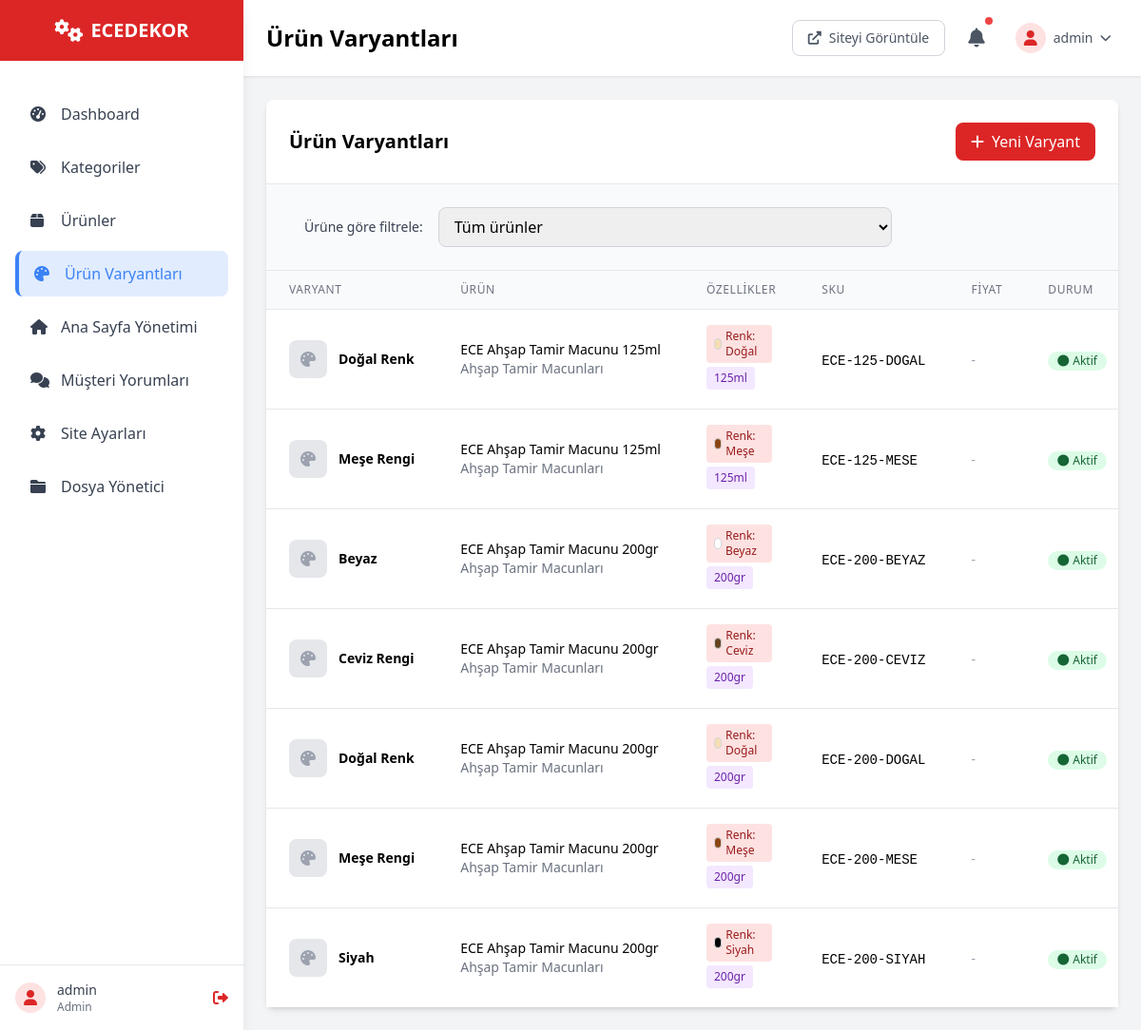
Page /admin/variants.php (signed in) on the committed database.
### tables this page shows
CREATE TABLE `product_variants` (
  `id` int(11) NOT NULL AUTO_INCREMENT,
  `product_id` int(11) NOT NULL,
  `name` varchar(255) NOT NULL,
  `color` varchar(100),
  `size` varchar(100),
  `weight` varchar(100),
  `sku` varchar(100),
  `price` decimal(10,2),
  `image` varchar(500),
  `is_active` tinyint(1) DEFAULT 1,
  `sort_order` int(11) DEFAULT 0,
  `created_at` timestamp NOT NULL DEFAULT CURRENT_TIMESTAMP,
  `updated_at` timestamp NOT NULL DEFAULT CURRENT_TIMESTAMP ON UPDATE CURRENT_TIMESTAMP,
  PRIMARY KEY (`id`),
  KEY `product_id` (`product_id`),
  CONSTRAINT `product_variants_ibfk_1` FOREIGN KEY (`product_id`) REFERENCES `products` (`id`) ON DELETE CASCADE
);

CREATE TABLE `products` (
  `id` int(11) NOT NULL AUTO_INCREMENT,
  `category_id` int(11) NOT NULL,
  `name` varchar(255) NOT NULL,
  `slug` varchar(255) NOT NULL,
  `short_description` text,
  `description` longtext,
  `features` longtext,
  `usage_instructions` longtext,
  `main_image` varchar(500),
  `sort_order` int(11) DEFAULT 0,
  `is_active` tinyint(1) DEFAULT 1,
  `created_at` timestamp NOT NULL DEFAULT CURRENT_TIMESTAMP,
  `updated_at` timestamp NOT NULL DEFAULT CURRENT_TIMESTAMP ON UPDATE CURRENT_TIMESTAMP,
  PRIMARY KEY (`id`),
  UNIQUE KEY `slug` (`slug`),
  KEY `category_id` (`category_id`),
  CONSTRAINT `products_ibfk_1` FOREIGN KEY (`category_id`) REFERENCES `categories` (`id`) ON DELETE CASCADE
);

CREATE TABLE `categories` (
  `id` int(11) NOT NULL AUTO_INCREMENT,
  `name` varchar(255) NOT NULL,
  `slug` varchar(255) NOT NULL,
  `description` text,
  `image` varchar(500),
  `sort_order` int(11) DEFAULT 0,
  `is_active` tinyint(1) DEFAULT 1,
  `created_at` timestamp NOT NULL DEFAULT CURRENT_TIMESTAMP,
  `updated_at` timestamp NOT NULL DEFAULT CURRENT_TIMESTAMP ON UPDATE CURRENT_TIMESTAMP,
  PRIMARY KEY (`id`),
  UNIQUE KEY `slug` (`slug`)
);

### includes/config.php (called while the page is built, shortened)
<?php
try {
    $pdo = new PDO(
        "mysql:host=" . DB_HOST . ";dbname=" . DB_NAME . ";charset=utf8mb4",
        DB_USERNAME,
        DB_PASSWORD,
        [
            PDO::ATTR_ERRMODE => PDO::ERRMODE_EXCEPTION,
            PDO::ATTR_DEFAULT_FETCH_MODE => PDO::FETCH_ASSOC,
            PDO::ATTR_EMULATE_PREPARES => false,
        ]
    );
} catch (PDOException $e) {
    die("Database connection failed: " . $e->getMessage());
}
function query($sql, $params = []) {
    global $pdo;
    try {
        $stmt = $pdo->prepare($sql);
        $stmt->execute($params);
        return $stmt;
    } catch (PDOException $e) {
        error_log("Database query error: " . $e->getMessage());
        return false;
    }
}
function fetchAll($sql, $params = []) {
    $stmt = query($sql, $params);
    return $stmt ? $stmt->fetchAll() : [];
}
?>

### admin/variants.php (the view, shortened to what this page needs)
<?php
require_once '../includes/config.php';
$action = $_GET['action'] ?? 'list';
$product_id = $_GET['product_id'] ?? 0;
if ($action === 'list') {
    $whereClause = '';
    $params = [];
    $variants = fetchAll("
        SELECT pv.*, p.name as product_name, c.name as category_name
        FROM product_variants pv
        JOIN products p ON pv.product_id = p.id
        JOIN categories c ON p.category_id = c.id
        $whereClause
        ORDER BY c.name, p.name, pv.sort_order, pv.name
    ", $params);
}
include 'includes/header.php';
?>
<?php if ($action === 'list'): ?>
    <div class="bg-white rounded-lg shadow-md card">
        <div class="p-6 border-b border-gray-200">
            <div class="flex items-center justify-between">
                <div>
                    <h2 class="text-xl font-semibold text-black">Ürün Varyantları</h2>
                </div>
                <div class="flex space-x-2">
                    <?php if ($product_id): ?>
                        <a href="?action=add&product_id=<?php echo $product_id; ?>" class="bg-red-600 text-white px-4 py-2 rounded-lg hover:bg-red-700 transition duration-300">
                            <i class="fas fa-plus mr-2"></i>Yeni Varyant
                        </a>
                        <a href="?action=list" class="bg-gray-300 text-gray-700 px-4 py-2 rounded-lg hover:bg-gray-400 transition duration-300">
                            <i class="fas fa-list mr-2"></i>Tüm Varyantlar
                        </a>
                    <?php else: ?>
                        <a href="?action=add" class="bg-red-600 text-white px-4 py-2 rounded-lg hover:bg-red-700 transition duration-300">
                            <i class="fas fa-plus mr-2"></i>Yeni Varyant
                        </a>
                    <?php endif; ?>
                </div>
            </div>
        </div>
        <?php if (!$product_id): ?>
            <div class="p-6 border-b border-gray-200 bg-gray-50">
                <form method="GET" class="flex items-center space-x-4">
                    <label for="filter_product" class="text-sm font-medium text-gray-700">Ürüne göre filtrele:</label>
                    <select name="product_id" id="filter_product" onchange="this.form.submit()"
                            class="px-3 py-2 border border-gray-300 rounded-lg focus:ring-2 focus:ring-red-500 focus:border-red-500">
                        <option value="">Tüm ürünler</option>
                    </select>
                </form>
            </div>
        <?php endif; ?>
        <div class="overflow-x-auto">
            <table class="min-w-full divide-y divide-gray-200">
                <thead class="bg-gray-50">
                    <tr>
                        <th class="px-6 py-3 text-left text-xs font-medium text-gray-500 uppercase tracking-wider">Varyant</th>
                        <th class="px-6 py-3 text-left text-xs font-medium text-gray-500 uppercase tracking-wider">Ürün</th>
                        <th class="px-6 py-3 text-left text-xs font-medium text-gray-500 uppercase tracking-wider">Özellikler</th>
                        <th class="px-6 py-3 text-left text-xs font-medium text-gray-500 uppercase tracking-wider">SKU</th>
                        <th class="px-6 py-3 text-left text-xs font-medium text-gray-500 uppercase tracking-wider">Fiyat</th>
                        <th class="px-6 py-3 text-left text-xs font-medium text-gray-500 uppercase tracking-wider">Durum</th>
                    </tr>
                </thead>
                <tbody class="bg-white divide-y divide-gray-200">
                    <?php if (empty($variants)): ?>
                        <tr>
                            <td colspan="7" class="px-6 py-4 text-center text-gray-500">
                                <?php echo $product_id ? 'Bu ürün için henüz varyant eklenmemiş.' : 'Henüz varyant eklenmemiş.'; ?>
                            </td>
                        </tr>
                    <?php else: ?>
                        <?php foreach ($variants as $var): ?>
                            <tr class="hover:bg-gray-50">
                                <td class="px-6 py-4 whitespace-nowrap">
                                    <div class="flex items-center">
                                        <?php if ($var['image']): ?>
                                            <img src="<?php echo $var['image']; ?>" alt="<?php echo htmlspecialchars($var['name']); ?>" class="w-10 h-10 object-cover rounded-lg mr-3">
                                        <?php else: ?>
                                            <div class="w-10 h-10 bg-gray-200 rounded-lg flex items-center justify-center mr-3">
                                                <i class="fas fa-palette text-gray-400"></i>
                                            </div>
                                        <?php endif; ?>
                                        <div>
                                            <div class="text-sm font-semibold text-black"><?php echo htmlspecialchars($var['name']); ?></div>
                                        </div>
                                    </div>
                                </td>
                                <td class="px-6 py-4 whitespace-nowrap">
                                    <div class="text-sm text-black"><?php echo htmlspecialchars($var['product_name']); ?></div>
                                    <div class="text-sm text-gray-500"><?php echo htmlspecialchars($var['category_name']); ?></div>
                                </td>
                                <td class="px-6 py-4">
                                    <div class="text-sm text-gray-700">
                                        <?php if ($var['color']): ?>
                                            <span class="inline-flex items-center bg-red-100 text-red-800 text-xs px-2 py-1 rounded mr-1 mb-1">
                                                <?php if ($var['color_code']): ?>
                                                    <span class="w-3 h-3 rounded-full mr-1 border border-gray-300" style="background-color: <?php echo $var['color_code']; ?>;"></span>
                                                <?php endif; ?>
                                                Renk: <?php echo htmlspecialchars($var['color']); ?>
                                            </span>
                                        <?php endif; ?>
                                        <?php if ($var['weight']): ?>
                                            <span class="inline-block bg-purple-100 text-purple-800 text-xs px-2 py-1 rounded mr-1 mb-1">
                                                <?php echo htmlspecialchars($var['weight']); ?>
                                            </span>
                                        <?php endif; ?>
                                    </div>
                                </td>
                                <td class="px-6 py-4 whitespace-nowrap">
                                    <?php if ($var['sku']): ?>
                                        <span class="text-sm font-mono text-black"><?php echo htmlspecialchars($var['sku']); ?></span>
                                    <?php else: ?>
                                        <span class="text-sm text-gray-400">-</span>
                                    <?php endif; ?>
                                </td>
                                <td class="px-6 py-4 whitespace-nowrap">
                                    <?php if ($var['price']): ?>
                                        <span class="text-sm font-semibold text-black">₺<?php echo number_format($var['price'], 2); ?></span>
                                    <?php else: ?>
                                        <span class="text-sm text-gray-400">-</span>
                                    <?php endif; ?>
                                </td>
                                <td class="px-6 py-4 whitespace-nowrap">
                                    <?php if ($var['is_active']): ?>
                                        <span class="inline-flex items-center px-2.5 py-0.5 rounded-full text-xs font-medium bg-green-100 text-green-800">
                                            <i class="fas fa-circle mr-1 text-xs"></i>Aktif
                                        </span>
                                    <?php else: ?>
                                        <span class="inline-flex items-center px-2.5 py-0.5 rounded-full text-xs font-medium bg-red-100 text-red-800">
                                            <i class="fas fa-circle mr-1 text-xs"></i>Pasif
                                        </span>
                                    <?php endif; ?>
                                </td>
                            </tr>
                        <?php endforeach; ?>
                    <?php endif; ?>
                </tbody>
            </table>
        </div>
    </div>
<?php endif; ?>
<?php include 'includes/footer.php'; ?>

### admin/includes/header.php (style rules this page uses)
.card { box-shadow: 0 4px 6px -1px rgba(0, 0, 0, 0.1), 0 2px 4px -1px rgba(0, 0, 0, 0.06); transition: box-shadow 0.3s ease; }

### rows in the picture
product_variants: name "Doğal Renk", product.name "ECE Ahşap Tamir Macunu 125ml", categories.name "Ahşap Tamir Macunları", color "Doğal", weight "125ml", sku "ECE-125-DOGAL", is_active 1 (drawn)
product_variants: name "Meşe Rengi", product.name "ECE Ahşap Tamir Macunu 125ml", categories.name "Ahşap Tamir Macunları", color "Meşe", weight "125ml", sku "ECE-125-MESE", is_active 1 (drawn)
product_variants: name "Beyaz", product.name "ECE Ahşap Tamir Macunu 200gr", categories.name "Ahşap Tamir Macunları", color "Beyaz", weight "200gr", sku "ECE-200-BEYAZ", is_active 1 (drawn)
product_variants: name "Ceviz Rengi", product.name "ECE Ahşap Tamir Macunu 200gr", categories.name "Ahşap Tamir Macunları", color "Ceviz", weight "200gr", sku "ECE-200-CEVIZ", is_active 1 (drawn)
product_variants: name "Doğal Renk", product.name "ECE Ahşap Tamir Macunu 200gr", categories.name "Ahşap Tamir Macunları", color "Doğal", weight "200gr", sku "ECE-200-DOGAL", is_active 1 (drawn)
product_variants: name "Meşe Rengi", product.name "ECE Ahşap Tamir Macunu 200gr", categories.name "Ahşap Tamir Macunları", color "Meşe", weight "200gr", sku "ECE-200-MESE", is_active 1 (drawn)
product_variants: name "Siyah", product.name "ECE Ahşap Tamir Macunu 200gr", categories.name "Ahşap Tamir Macunları", color "Siyah", weight "200gr", sku "ECE-200-SIYAH", is_active 1 (drawn)

### other values in the picture
$_SESSION['admin_username'] "admin"
$pageTitle "Ürün Varyantları"
